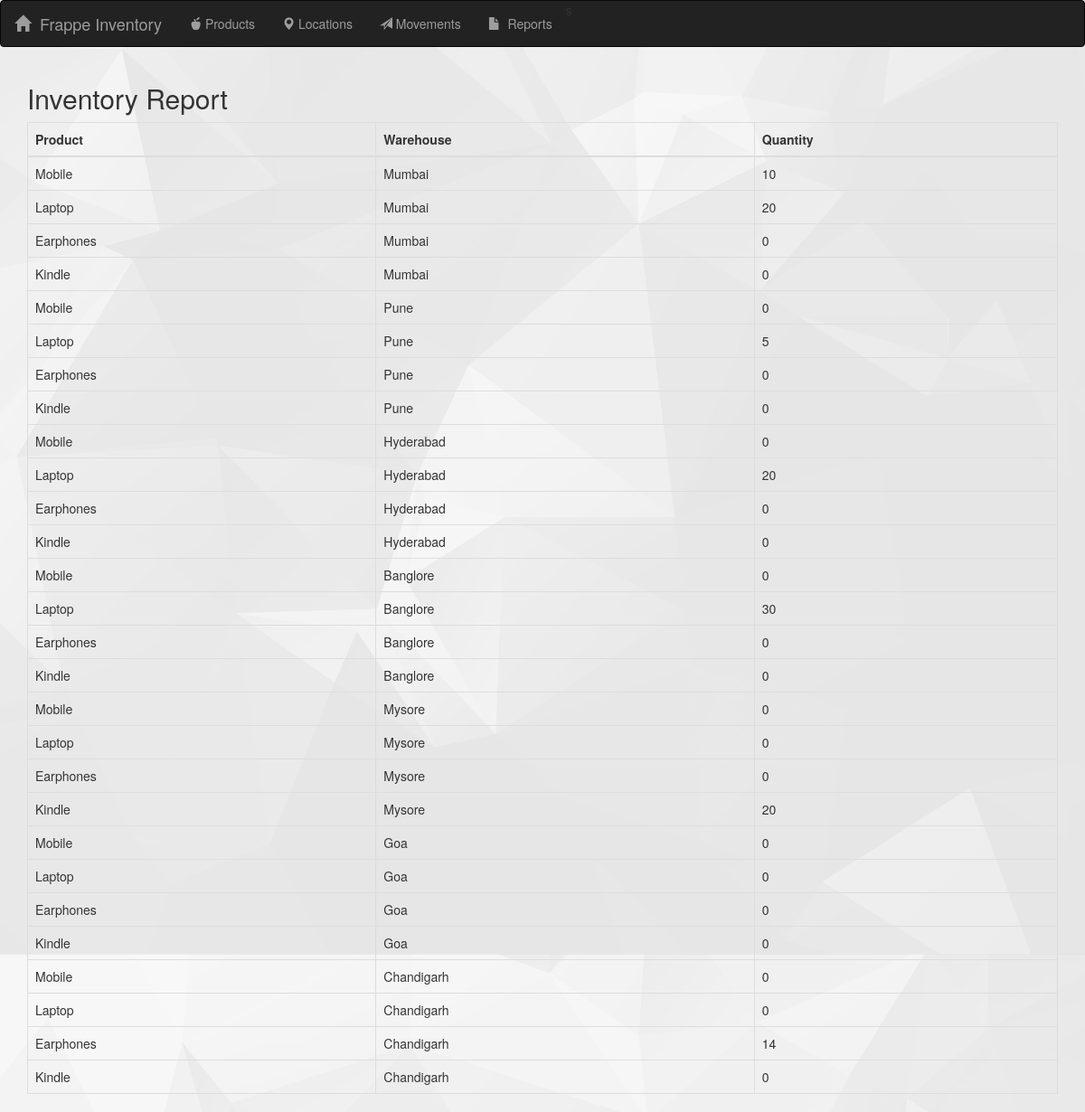
Screenshot of /report with the database file from the repository.
### app.py (models this page shows, shortened)
class Product(db.Model):
    __tablename__ = 'product'
    id = db.Column(db.Integer,primary_key=True)
    name = db.Column(db.String(50),nullable=False)

class Location(db.Model):
    __tablename__ = 'location'
    id = db.Column(db.Integer,primary_key=True)
    name= db.Column(db.String(50),nullable=False)

### app.py (the view)
@app.route('/report')
def report():
    locations = Location.query.all()
    products = Product.query.all()
    report = []
    for location in locations:
        for product in products:
            row = {}
            row["location"] = location.name
            row["product"] = product.name
            row["quantity"] = get_quantity(location.id,product.id)
            report.append(row)
    return render_template('reports.html',report=report)

### app.py (called while the page is built)
def get_quantity(location,product):
    added_products = Movement.query.\
        filter(Movement.to_location_id==location,Movement.product_id==product)\
            .from_self(func.sum(Movement.quantity,)).all()
    added_products = added_products[0][0]
    if added_products == None:
        added_products = 0
    removed_products = Movement.query.\
        filter(Movement.from_location_id==location,Movement.product_id==product)\
            .from_self(func.sum(Movement.quantity,name="removed")).all()
    removed_products = removed_products[0][0]
    if removed_products == None:
        removed_products = 0
    return added_products-removed_products

### templates/reports.html (shortened to what this page needs)
{% extends 'index.html' %}
{% block content %}
<div class="container">
  <h2>Inventory Report</h2>
  <table class="table table-bordered table-hover" id="reportTable">
    <thead>
      <tr>
        <th>Product</th>
        <th>Warehouse</th>
        <th>Quantity</th>
      </tr>
    </thead>
    {% for row in report %}
      <tr>
        <td>{{row.product}}</td>
        <td>{{row.location}}</td>
        <td>{{row.quantity}}</td>
      </tr>
    {% endfor %}
</table>
{% endblock %}

### templates/index.html (style rules this page uses)
body { background-image: url(../static/background.png); height: 100vh; background-size: cover; background-position: center; }

### rows the page displays
Product: product "Mobile" "Mobile" "Mobile" "Mobile" "Mobile" "Mobile" "Mobile"
Location: location "Mumbai" "Mumbai" "Mumbai" "Mumbai"
Product: product "Laptop" "Laptop" "Laptop" "Laptop" "Laptop" "Laptop" "Laptop"
Product: product "Earphones" "Earphones" "Earphones" "Earphones" "Earphones" "Earphones" "Earphones"
Product: product "Kindle" "Kindle" "Kindle" "Kindle" "Kindle" "Kindle" "Kindle"
Location: location "Pune" "Pune" "Pune" "Pune"
Location: location "Hyderabad" "Hyderabad" "Hyderabad" "Hyderabad"
Location: location "Banglore" "Banglore" "Banglore" "Banglore"
Location: location "Mysore" "Mysore" "Mysore" "Mysore"
Location: location "Goa" "Goa" "Goa" "Goa"
Location: location "Chandigarh" "Chandigarh" "Chandigarh" "Chandigarh"

### other values shown
{{ row.quantity }} "10" "20" "0" "0" "0" "5" "0" "0" "0" "20" "0" "0" "0" "30" "0" "0" "0" "0" "0" "20" "0" "0" "0" "0" "0" "0" "14" "0"
